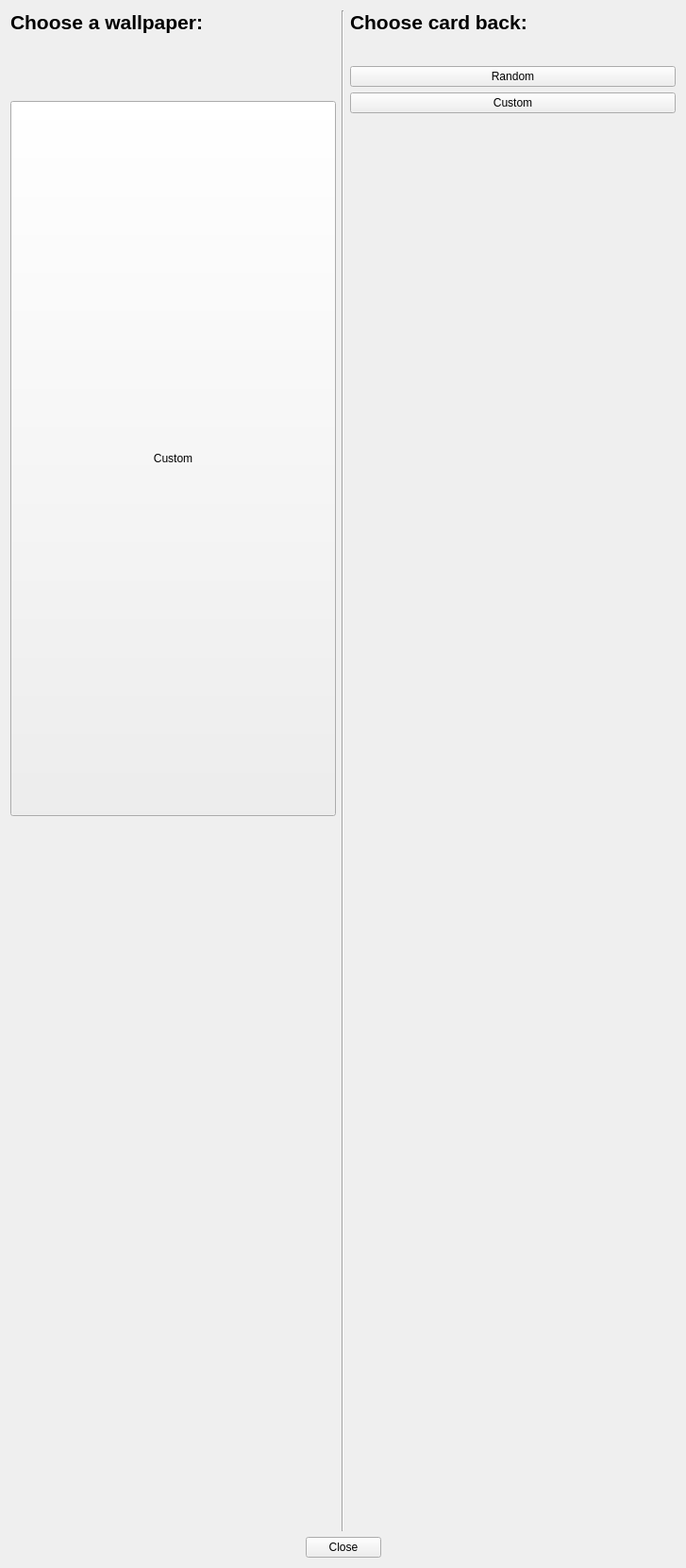
<?xml version="1.0" encoding="UTF-8"?>
<ui version="4.0">
 <class>WallpaperSettings</class>
 <widget class="QDialog" name="WallpaperSettings">
  <property name="geometry">
   <rect>
    <x>0</x>
    <y>0</y>
    <width>727</width>
    <height>1662</height>
   </rect>
  </property>
  <property name="windowTitle">
   <string>Customisation</string>
  </property>
  <layout class="QGridLayout" name="gridLayout">
   <item row="0" column="0">
    <layout class="QVBoxLayout" name="verticalLayout">
     <property name="spacing">
      <number>0</number>
     </property>
     <item>
      <widget class="QLabel" name="label">
       <property name="font">
        <font>
         <pointsize>16</pointsize>
         <bold>true</bold>
        </font>
       </property>
       <property name="text">
        <string>Choose a wallpaper:</string>
       </property>
       <property name="margin">
        <number>0</number>
       </property>
      </widget>
     </item>
     <item>
      <spacer name="verticalSpacer_2">
       <property name="orientation">
        <enum>Qt::Orientation::Vertical</enum>
       </property>
       <property name="sizeType">
        <enum>QSizePolicy::Policy::Fixed</enum>
       </property>
       <property name="sizeHint" stdset="0">
        <size>
         <width>20</width>
         <height>5</height>
        </size>
       </property>
      </spacer>
     </item>
     <item>
      <widget class="QPushButton" name="bg1">
       <property name="sizePolicy">
        <sizepolicy hsizetype="Fixed" vsizetype="Fixed">
         <horstretch>0</horstretch>
         <verstretch>0</verstretch>
        </sizepolicy>
       </property>
       <property name="text">
        <string/>
       </property>
       <property name="icon">
        <iconset resource="resources.qrc">
         <normaloff>:/backgrounds/assets/background_1.png</normaloff>:/backgrounds/assets/background_1.png</iconset>
       </property>
       <property name="iconSize">
        <size>
         <width>500</width>
         <height>500</height>
        </size>
       </property>
       <property name="flat">
        <bool>true</bool>
       </property>
      </widget>
     </item>
     <item>
      <widget class="QPushButton" name="bg2">
       <property name="sizePolicy">
        <sizepolicy hsizetype="Fixed" vsizetype="Fixed">
         <horstretch>0</horstretch>
         <verstretch>0</verstretch>
        </sizepolicy>
       </property>
       <property name="text">
        <string/>
       </property>
       <property name="icon">
        <iconset resource="resources.qrc">
         <normaloff>:/backgrounds/assets/background_2.png</normaloff>:/backgrounds/assets/background_2.png</iconset>
       </property>
       <property name="iconSize">
        <size>
         <width>500</width>
         <height>500</height>
        </size>
       </property>
       <property name="flat">
        <bool>true</bool>
       </property>
      </widget>
     </item>
     <item>
      <widget class="QPushButton" name="bg_3">
       <property name="sizePolicy">
        <sizepolicy hsizetype="Fixed" vsizetype="Fixed">
         <horstretch>0</horstretch>
         <verstretch>0</verstretch>
        </sizepolicy>
       </property>
       <property name="text">
        <string/>
       </property>
       <property name="icon">
        <iconset resource="resources.qrc">
         <normaloff>:/backgrounds/assets/background_3.png</normaloff>:/backgrounds/assets/background_3.png</iconset>
       </property>
       <property name="iconSize">
        <size>
         <width>500</width>
         <height>500</height>
        </size>
       </property>
       <property name="flat">
        <bool>true</bool>
       </property>
      </widget>
     </item>
     <item>
      <widget class="QPushButton" name="custom_bg">
       <property name="sizePolicy">
        <sizepolicy hsizetype="Minimum" vsizetype="MinimumExpanding">
         <horstretch>0</horstretch>
         <verstretch>0</verstretch>
        </sizepolicy>
       </property>
       <property name="text">
        <string>Custom</string>
       </property>
       <property name="icon">
        <iconset theme="QIcon::ThemeIcon::MailAttachment"/>
       </property>
       <property name="flat">
        <bool>false</bool>
       </property>
      </widget>
     </item>
     <item>
      <spacer name="verticalSpacer">
       <property name="orientation">
        <enum>Qt::Orientation::Vertical</enum>
       </property>
       <property name="sizeHint" stdset="0">
        <size>
         <width>20</width>
         <height>40</height>
        </size>
       </property>
      </spacer>
     </item>
    </layout>
   </item>
   <item row="0" column="1">
    <widget class="Line" name="line">
     <property name="orientation">
      <enum>Qt::Orientation::Vertical</enum>
     </property>
    </widget>
   </item>
   <item row="0" column="2">
    <layout class="QVBoxLayout" name="verticalLayout_2">
     <property name="rightMargin">
      <number>0</number>
     </property>
     <item>
      <widget class="QLabel" name="label_2">
       <property name="font">
        <font>
         <pointsize>16</pointsize>
         <bold>true</bold>
        </font>
       </property>
       <property name="text">
        <string>Choose card back:</string>
       </property>
      </widget>
     </item>
     <item>
      <layout class="QHBoxLayout" name="horizontalLayout">
       <item>
        <widget class="QPushButton" name="blueCard">
         <property name="text">
          <string/>
         </property>
         <property name="icon">
          <iconset resource="resources.qrc">
           <normaloff>:/card_back/assets/cardBackBlue.png</normaloff>:/card_back/assets/cardBackBlue.png</iconset>
         </property>
         <property name="iconSize">
          <size>
           <width>100</width>
           <height>130</height>
          </size>
         </property>
         <property name="flat">
          <bool>true</bool>
         </property>
        </widget>
       </item>
       <item>
        <widget class="QPushButton" name="greenCard">
         <property name="text">
          <string/>
         </property>
         <property name="icon">
          <iconset resource="resources.qrc">
           <normaloff>:/card_back/assets/cardBackGreen.png</normaloff>:/card_back/assets/cardBackGreen.png</iconset>
         </property>
         <property name="iconSize">
          <size>
           <width>100</width>
           <height>130</height>
          </size>
         </property>
         <property name="flat">
          <bool>true</bool>
         </property>
        </widget>
       </item>
       <item>
        <widget class="QPushButton" name="redCard">
         <property name="text">
          <string/>
         </property>
         <property name="icon">
          <iconset resource="resources.qrc">
           <normaloff>:/card_back/assets/cardBackRed.png</normaloff>:/card_back/assets/cardBackRed.png</iconset>
         </property>
         <property name="iconSize">
          <size>
           <width>100</width>
           <height>130</height>
          </size>
         </property>
         <property name="flat">
          <bool>true</bool>
         </property>
        </widget>
       </item>
      </layout>
     </item>
     <item>
      <widget class="QPushButton" name="random">
       <property name="text">
        <string>Random</string>
       </property>
       <property name="icon">
        <iconset theme="QIcon::ThemeIcon::SyncSynchronizing"/>
       </property>
      </widget>
     </item>
     <item>
      <widget class="QPushButton" name="custom">
       <property name="text">
        <string>Custom</string>
       </property>
       <property name="icon">
        <iconset theme="QIcon::ThemeIcon::MailAttachment"/>
       </property>
      </widget>
     </item>
     <item>
      <spacer name="verticalSpacer_3">
       <property name="orientation">
        <enum>Qt::Orientation::Vertical</enum>
       </property>
       <property name="sizeHint" stdset="0">
        <size>
         <width>20</width>
         <height>40</height>
        </size>
       </property>
      </spacer>
     </item>
    </layout>
   </item>
   <item row="1" column="0" colspan="3">
    <widget class="QDialogButtonBox" name="buttonBox">
     <property name="orientation">
      <enum>Qt::Orientation::Horizontal</enum>
     </property>
     <property name="standardButtons">
      <set>QDialogButtonBox::StandardButton::Close</set>
     </property>
     <property name="centerButtons">
      <bool>true</bool>
     </property>
    </widget>
   </item>
  </layout>
 </widget>
 <resources>
  <include location="resources.qrc"/>
 </resources>
 <connections>
  <connection>
   <sender>buttonBox</sender>
   <signal>accepted()</signal>
   <receiver>WallpaperSettings</receiver>
   <slot>accept()</slot>
   <hints>
    <hint type="sourcelabel">
     <x>248</x>
     <y>254</y>
    </hint>
    <hint type="destinationlabel">
     <x>157</x>
     <y>274</y>
    </hint>
   </hints>
  </connection>
  <connection>
   <sender>buttonBox</sender>
   <signal>rejected()</signal>
   <receiver>WallpaperSettings</receiver>
   <slot>reject()</slot>
   <hints>
    <hint type="sourcelabel">
     <x>316</x>
     <y>260</y>
    </hint>
    <hint type="destinationlabel">
     <x>286</x>
     <y>274</y>
    </hint>
   </hints>
  </connection>
 </connections>
</ui>
